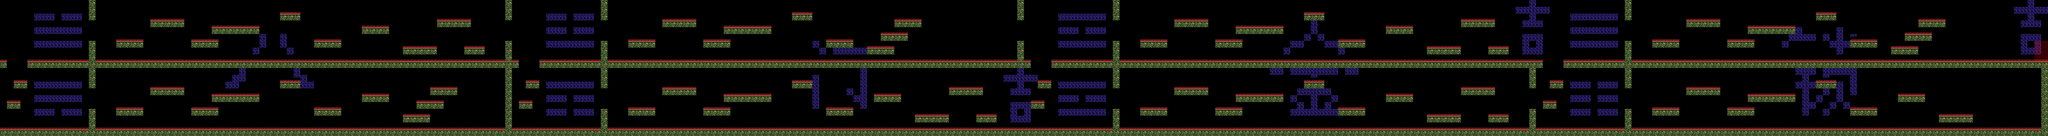

Rendered tile map (Tiled .tmx) drawn with the repository's tilesets; below, a short description and the map source with its tile grids summarised:
An orthogonal 300x20 tile map with 32x32 px tiles, 2 tile layers (Background, Meta), 2 tilesets and 104 objects (42x Normal, 41x Shoot, 19x FlyShoot, Player, Branch).

<map version="1.0" orientation="orthogonal" renderorder="right-down" width="300" height="20" tilewidth="32" tileheight="32" nextobjectid="207">
 <tileset firstgid="1" name="Tiles04-01" tilewidth="32" tileheight="32" tilecount="140">
  <image source="Tiles/Tiles04-01.png" width="640" height="224" />
 </tileset>
 <tileset firstgid="141" name="Tiles04-02" tilewidth="32" tileheight="32" spacing="1" margin="1" tilecount="2">
  <image source="Tiles/Tiles04-02.png" width="67" height="34" />
  <tile id="0">
   <properties>
    <property name="Pass" value="True" />
   </properties>
  </tile>
  <tile id="1">
   <properties>
    <property name="Collision" value="True" />
   </properties>
  </tile>
 </tileset>
 <layer name="Background" width="300" height="20">
  <data>[6000 cells, 2271 non-empty, 9 distinct tile ids]</data>
 </layer>
 <layer name="Meta" width="300" height="20">
  <data>[6000 cells, 1027 non-empty, 2 distinct tile ids]</data>
 </layer>
 <objectgroup name="Objects">
  <object id="1" name="Player" x="8" y="181" width="32" height="60" />
  <object id="3" name="Enemy" type="Shoot" x="620" y="435" width="42" height="58">
   <properties>
    <property name="AttEffect" value="04-EastProject/0201.wav" />
    <property name="BallTexture" value="04-EastProject/0200.png" />
    <property name="DeadEffect" value="04-EastProject/0202.wav" />
    <property name="Texture" value="04-EastProject/02.png" />
   </properties>
   <ellipse />
  </object>
  <object id="5" name="Enemy" type="Shoot" x="792" y="198" width="42" height="58">
   <properties>
    <property name="AttEffect" value="04-EastProject/0201.wav" />
    <property name="BallTexture" value="04-EastProject/0200.png" />
    <property name="DeadEffect" value="04-EastProject/0202.wav" />
    <property name="Texture" value="04-EastProject/02.png" />
   </properties>
   <ellipse />
  </object>
  <object id="7" name="Enemy" type="Shoot" x="1115" y="521" width="42" height="58">
   <properties>
    <property name="AttEffect" value="04-EastProject/0201.wav" />
    <property name="BallTexture" value="04-EastProject/0200.png" />
    <property name="DeadEffect" value="04-EastProject/0202.wav" />
    <property name="Texture" value="04-EastProject/02.png" />
   </properties>
   <ellipse />
  </object>
  <object id="8" name="Enemy" type="Shoot" x="1260" y="205" width="42" height="58">
   <properties>
    <property name="AttEffect" value="04-EastProject/0201.wav" />
    <property name="BallTexture" value="04-EastProject/0200.png" />
    <property name="DeadEffect" value="04-EastProject/0202.wav" />
    <property name="Texture" value="04-EastProject/02.png" />
   </properties>
   <ellipse />
  </object>
  <object id="10" name="Enemy" type="Shoot" x="2062" y="531" width="24" height="41">
   <properties>
    <property name="AttEffect" value="04-EastProject/0201.wav" />
    <property name="BallTexture" value="04-EastProject/0200.png" />
    <property name="DeadEffect" value="04-EastProject/0202.wav" />
    <property name="Texture" value="04-EastProject/02.png" />
   </properties>
   <ellipse />
  </object>
  <object id="13" name="Enemy" type="Shoot" x="1714" y="386.5" width="24" height="41">
   <properties>
    <property name="AttEffect" value="04-EastProject/0201.wav" />
    <property name="BallTexture" value="04-EastProject/0200.png" />
    <property name="DeadEffect" value="04-EastProject/0202.wav" />
    <property name="Texture" value="04-EastProject/02.png" />
   </properties>
   <ellipse />
  </object>
  <object id="14" name="Enemy" type="Shoot" x="1565" y="459.5" width="24" height="41">
   <properties>
    <property name="AttEffect" value="04-EastProject/0201.wav" />
    <property name="BallTexture" value="04-EastProject/0200.png" />
    <property name="DeadEffect" value="04-EastProject/0202.wav" />
    <property name="Texture" value="04-EastProject/02.png" />
   </properties>
   <ellipse />
  </object>
  </objectgroup>
</map>
<!-- 96 of 104 objects omitted -->
